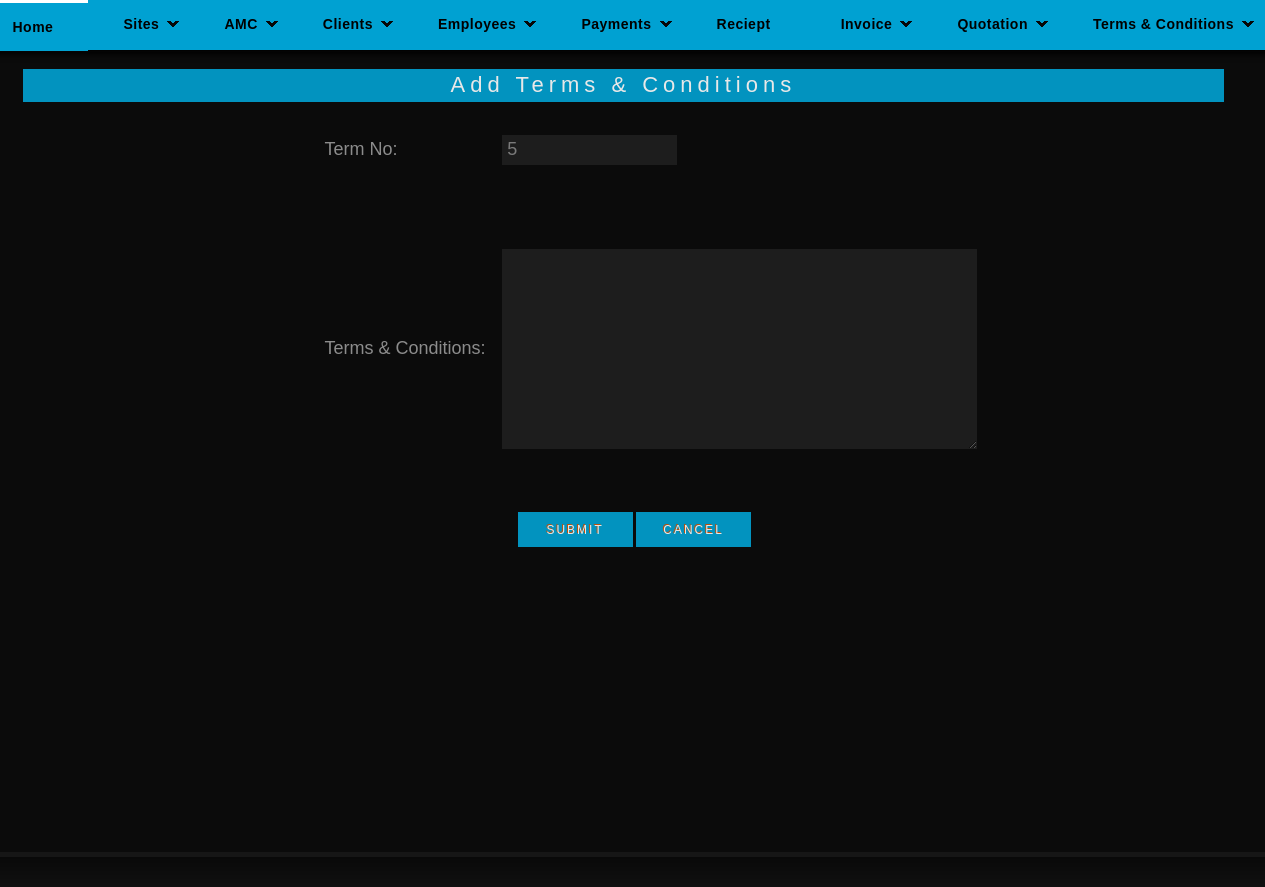
The app's page /addterm.php, older data.
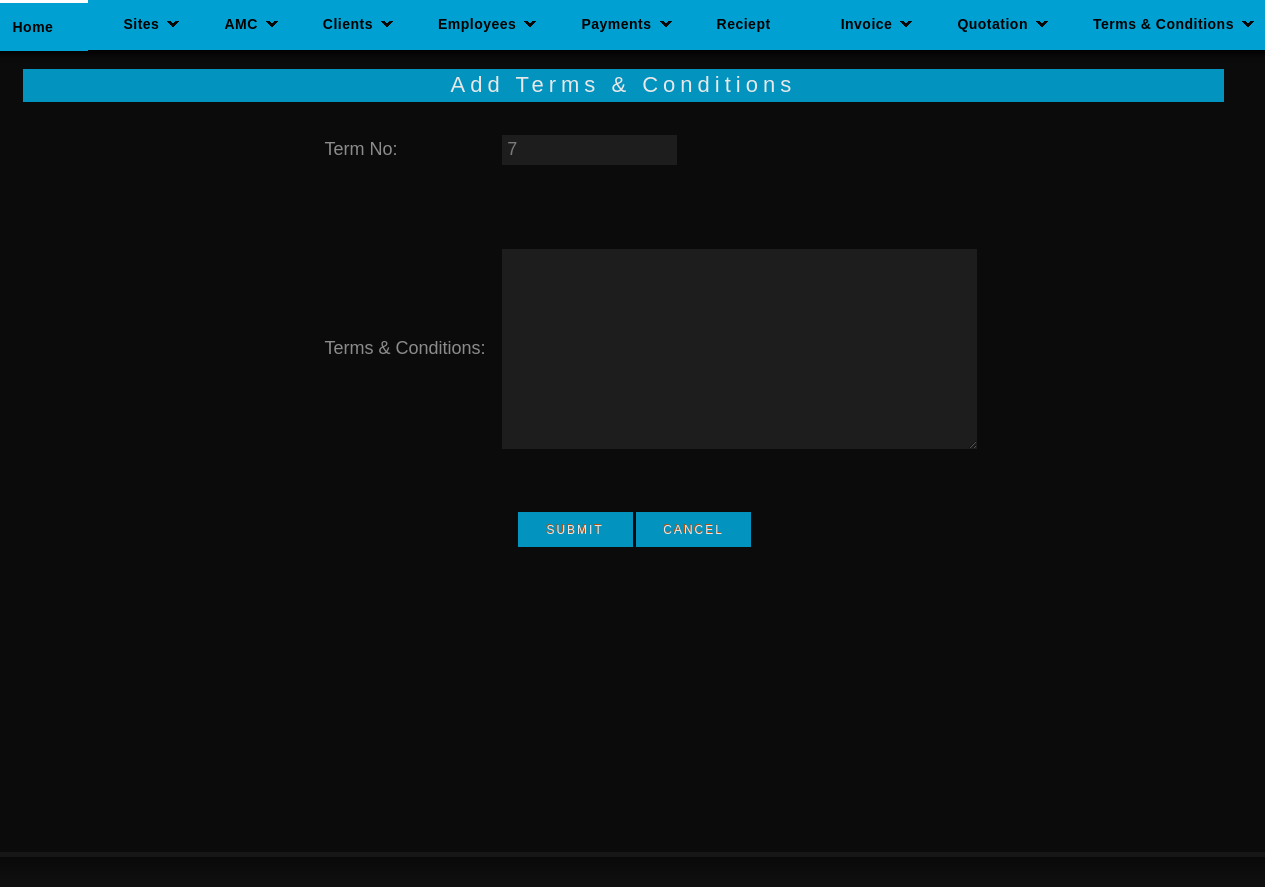
The same page, newer data.
### tables this page shows
CREATE TABLE IF NOT EXISTS `terms` (
  `t_id` int(11) NOT NULL AUTO_INCREMENT,
  `t_term` varchar(200) NOT NULL,
  PRIMARY KEY (`t_id`)
);

### addterm.php (the view, shortened to what this page needs)
<html>
<head>
<link rel="stylesheet" href="styles.css" type="text/css" />
</head>
<body>
<div id="container">
    <?php
	include("header.php");
	?>
    <div id="sub-header">
    <div class="quo">
    	<br />
		<div class="quotation"><center>Add Terms & Conditions</center></div>
        <div>
        <?php
			$qry="select * from terms order by t_id desc";
			$res=mysql_query($qry);
			$row=mysql_fetch_array($res);
			$t=$row[0]+1;
		?>
        <form action="" method="post">
        <table class="addemp_term">
        <tr>
        <td class="l_form">Term No:</td>
        <td><input type="text" class="q_in" name="t_no" value="<?php echo $t; ?>"></td>
        </tr>
        <tr>
        <td valign="middle" class="l_form">Terms & Conditions:</td>
        <td><textarea class="q_term" name="term"></textarea></td>
        </tr>
        </div>
        <div class="addemp_t">
         <input name="e_up" class="formbutton" value=" Submit " type="submit" />
         <input name="e_can" class="formbutton" value="Cancel" type="submit" />
        </div>
    </div>
    </div>
    </div>
 <div id="footer">
    </div>
</body>
</html>

Row changes from the older to the newer data that the page shows:
no longer on this page (row edited): terms: t_no "5"
added terms: t_no "7"
